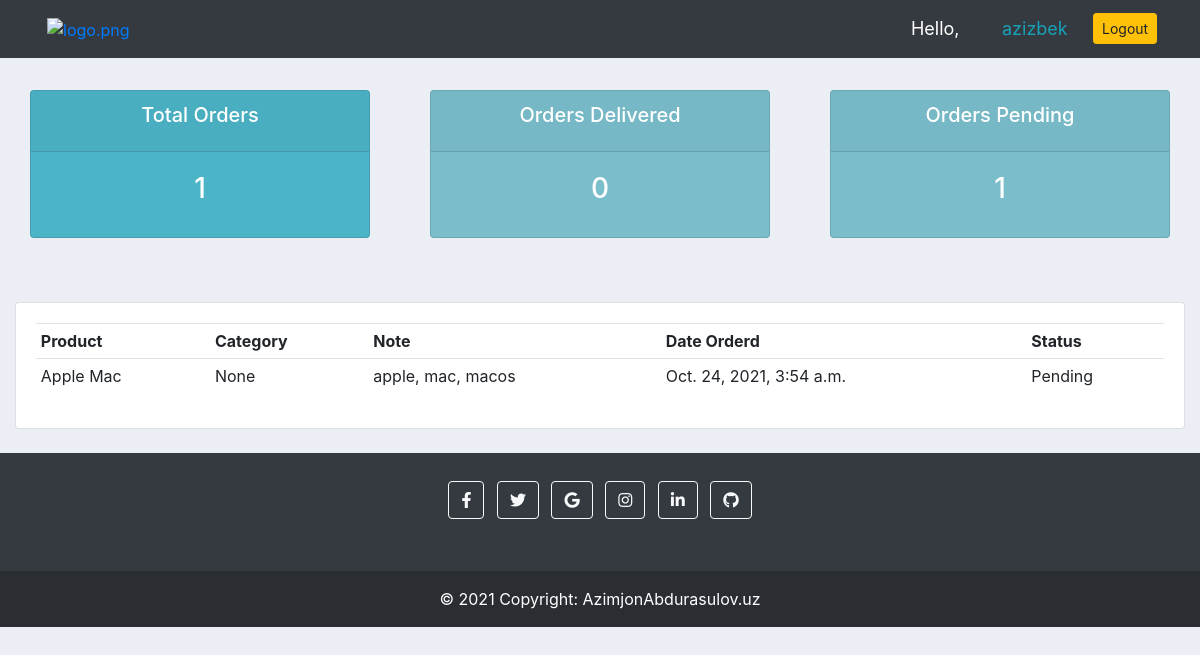
The app's page /user/ (signed in), older data.
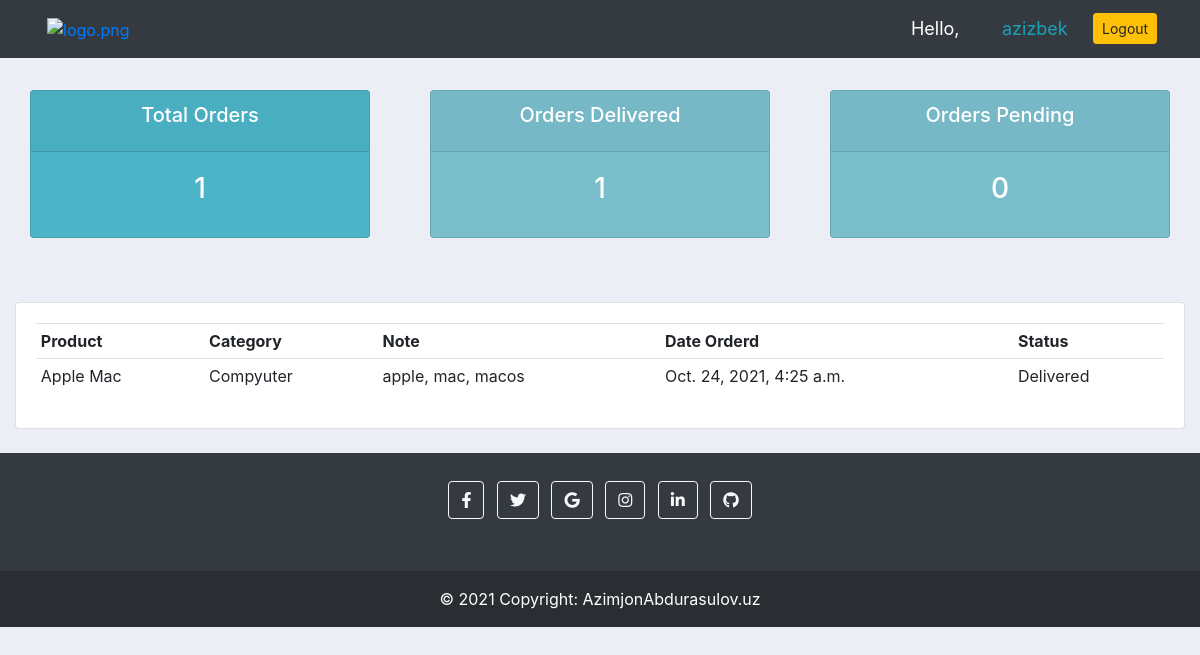
The same page, newer data.
### accounts/models.py (models this page shows, shortened)
class Order(models.Model):
    STATUS = (
        ('Pending', 'Pending'),
        ('Out for delivery', 'Out for delivery'),
        ('Delivered', 'Delivered'),
    )
    customer = models.ForeignKey(
        Customer,  null=True, on_delete=models.SET_NULL)
    product = models.ForeignKey(Product,  null=True, on_delete=models.SET_NULL)
    date_created = models.DateTimeField(auto_now_add=True, null=True)
    status = models.CharField(max_length=200, null=True, choices=STATUS)
    note = models.CharField(max_length=200, null=True)

class Product(models.Model):
    name = models.CharField(max_length=200, null=True)
    price = models.FloatField(null=True)
    category = models.ForeignKey(Category, max_length=200, null=True, on_delete=models.CASCADE)
    description = models.CharField(max_length=200, null=True, blank=True)
    date_created = models.DateTimeField(auto_now_add=True, null=True)
    def __str__(self):
        return str(self.name)

class Category(models.Model):
    name = models.CharField(max_length=200, null=True)
    def __str__(self):
        return str(self.name)

### accounts/decorators.py (the view)
        def wrapper_func(request, *args, **kwargs):
            grup = None
            if request.user.groups.exists():
                grup = request.user.groups.all()[0].name
            if grup in allowed_roles:
                return view_func(request, *args, **kwargs)
            else:
                return HttpResponse('You are not authorzed to viw this page')

### accounts/views.py (called while the page is built)
@allowed_users(allowed_roles=['customer'])
@login_required(login_url='login')
def userPage(request):
    orders = request.user.customer.order_set.all()
    total_orders = orders.count()
    delivered = orders.filter(status="Delivered").count()
    panding = orders.filter(status="Pending").count()
    context = {
        'orders':orders,
        'total_orders': total_orders,
        'delivered': delivered,
        'panding': panding
    }
    return render(request, 'accounts/user.html', context)

### accounts/templates/accounts/user.html (shortened to what this page needs)
{% extends 'accounts/main.html' %}
{% block content %}
{% include 'accounts/status.html' %}
<br>
<div class="row mt-4">
    <div class="col-md">
        <div class="card card-body">
            <table class="table table-sm">
                <tr>
                    <th>Product</th>
                    <th>Category</th>
                    <th>Note</th>
                    <th>Date Orderd</th>
                    <th>Status</th>
                </tr>
                {% for order in orders %}
                <tr>
                    <td>{{ order.product }}</td>
                    <td>{{ order.product.category }}</td>
                    <td>{{ order.note }}</td>
                    <td>{{ order.date_created }}</td>
                    <td>{{ order.status }}</td>
                </tr>
                {% endfor %}
            </table>
        </div>
    </div>
</div>
{% endblock %}

Row changes from the older to the newer data that the page shows:
changed Order "apple, mac, macos": product.category "None" → "Compyuter"; date_created "Oct. 24, 2021, 3:54 a.m." → "Oct. 24, 2021, 4:25 a.m."; status "Pending" → "Delivered"
Text that changed along with them:
{{ delivered }}: "0" → "1"
{{ panding }}: "1" → "0"
